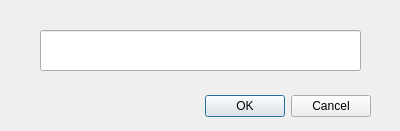
<?xml version="1.0" encoding="UTF-8"?>
<ui version="4.0">
 <class>DeckRenamer</class>
 <widget class="QDialog" name="DeckRenamer">
  <property name="geometry">
   <rect>
    <x>0</x>
    <y>0</y>
    <width>400</width>
    <height>131</height>
   </rect>
  </property>
  <property name="windowTitle">
   <string>Dialog</string>
  </property>
  <widget class="QDialogButtonBox" name="buttonBox">
   <property name="geometry">
    <rect>
     <x>30</x>
     <y>90</y>
     <width>341</width>
     <height>32</height>
    </rect>
   </property>
   <property name="orientation">
    <enum>Qt::Horizontal</enum>
   </property>
   <property name="standardButtons">
    <set>QDialogButtonBox::Cancel|QDialogButtonBox::Ok</set>
   </property>
  </widget>
  <widget class="QLineEdit" name="txt_name">
   <property name="geometry">
    <rect>
     <x>40</x>
     <y>30</y>
     <width>321</width>
     <height>41</height>
    </rect>
   </property>
  </widget>
 </widget>
 <resources/>
 <connections>
  <connection>
   <sender>buttonBox</sender>
   <signal>accepted()</signal>
   <receiver>DeckRenamer</receiver>
   <slot>accept()</slot>
   <hints>
    <hint type="sourcelabel">
     <x>248</x>
     <y>104</y>
    </hint>
    <hint type="destinationlabel">
     <x>157</x>
     <y>130</y>
    </hint>
   </hints>
  </connection>
  <connection>
   <sender>buttonBox</sender>
   <signal>rejected()</signal>
   <receiver>DeckRenamer</receiver>
   <slot>reject()</slot>
   <hints>
    <hint type="sourcelabel">
     <x>316</x>
     <y>110</y>
    </hint>
    <hint type="destinationlabel">
     <x>286</x>
     <y>130</y>
    </hint>
   </hints>
  </connection>
 </connections>
</ui>
